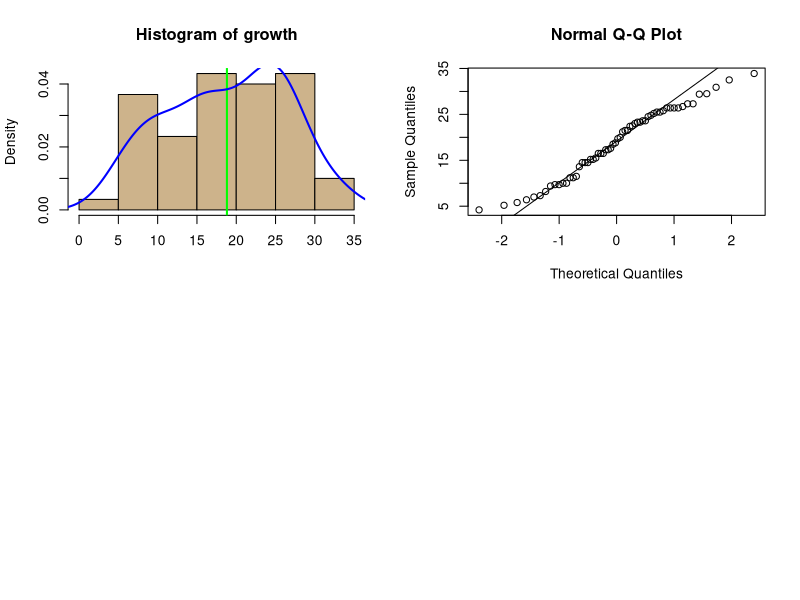
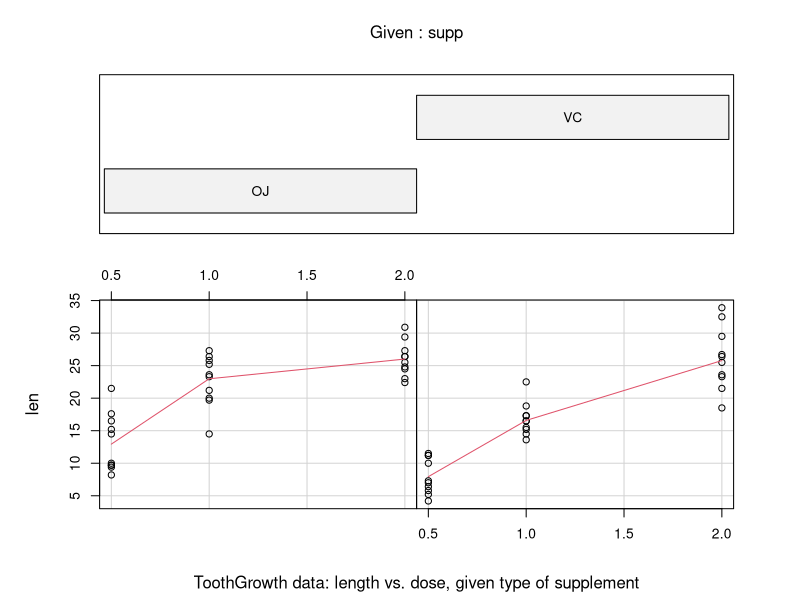
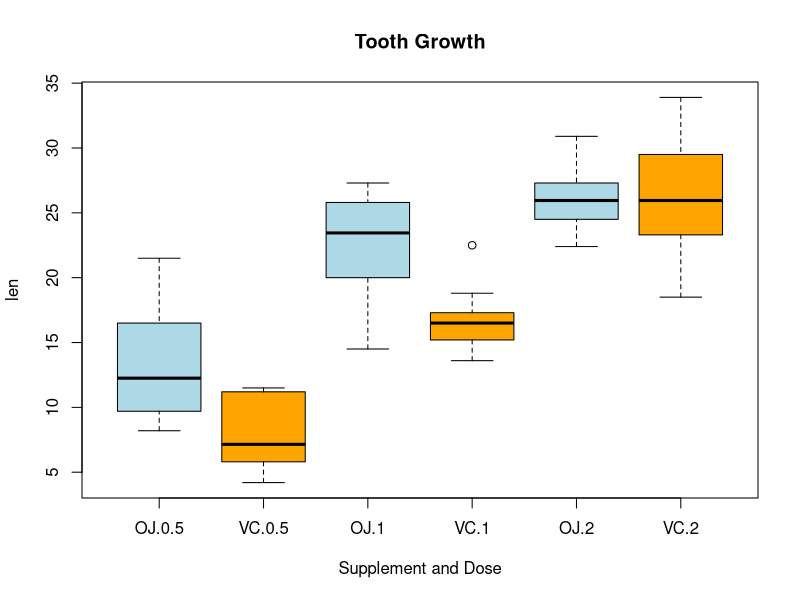

The R source for these figures, in order:
## ---- chunk 1
head(ToothGrowth)
## ---- chunk 2
str(ToothGrowth)
## ---- chunk 3
summary(ToothGrowth["len"])
## ---- chunk 4
sum(is.na(ToothGrowth))
## ---- chunk 5
other.stats <- function(x) {
  m <- mean(x);  n <- length(x);  s <- sd(x)
  skew <- round(sum( (x - m)^3 / s^3 ) / n, 3)
  kurtosis <- round(sum( (x - m)^4 / s^4 ) / n - 3, 3)
  return(c(skew=skew, kurtosis=kurtosis))
}
sapply(ToothGrowth["len"], other.stats)
## ---- chunk 6
original_par <- par(no.readonly = TRUE)
par(mfrow=c(2,2))
growth <- ToothGrowth$len
hist(growth, prob = TRUE, col = "navajowhite3", border = "black", xlab = "")
abline(v = mean(growth), col = "green", lwd = 2)
lines(density(growth), col="blue", lwd=2)
qqnorm(growth);qqline(growth)
par(original_par)
rm(original_par)
## ---- chunk 7
n <- length(growth)
s <- sd(growth)
SE <- s/sqrt(n); SE
E <- qt(.975, n-1) * SE; round(E, 3)
## ---- chunk 8
x_bar <- mean(growth)
round(x_bar + c(-E, E), 3)
## ---- chunk 9
round(t.test(growth)$conf.int, 3)
## ---- chunk 10
require(graphics)
x_label <- "ToothGrowth data: length vs. dose, given type of supplement"
coplot(len ~ dose | supp, data = ToothGrowth, panel = panel.smooth, xlab = x_label, rows = 1)
## ---- chunk 11
title <- "Tooth Growth"; x_label <- "Supplement and Dose"
boxplot(len~supp*dose, data=ToothGrowth, col=(c("lightblue","orange")), main=title, xlab=x_label) 
